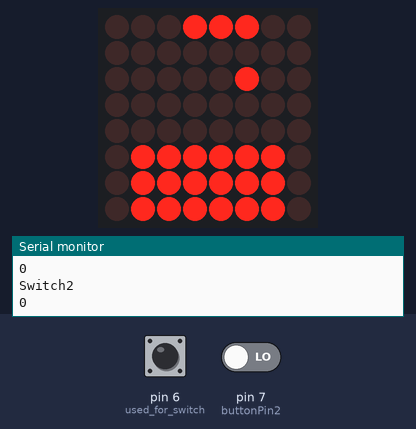
The sketch below on a simulated Arduino Uno, built with avr-gcc and run on an emulated ATmega328P. On the bench: 8×8 LED matrix, the last lines printed to the serial monitor. Inputs (shaded band) come from the test bench; at power-on: pin 6 (used_for_switch) LOW, pin 7 (buttonPin2) LOW.

Above: at 0.1 s.
At 5.1 s:
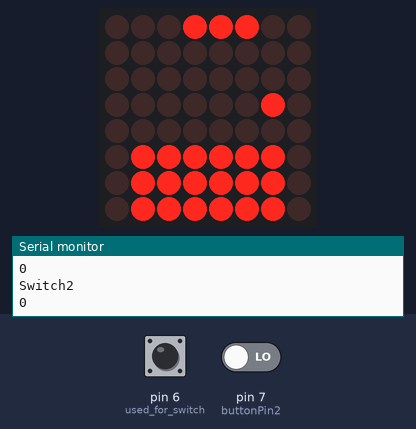
At 10.1 s:
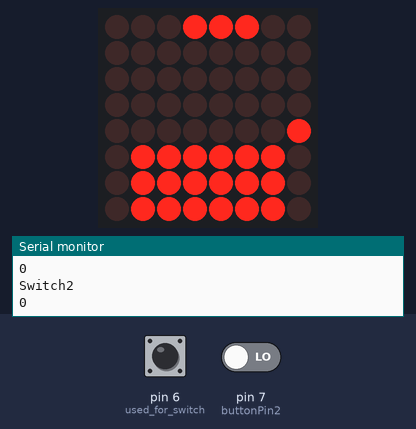
At 15.1 s:
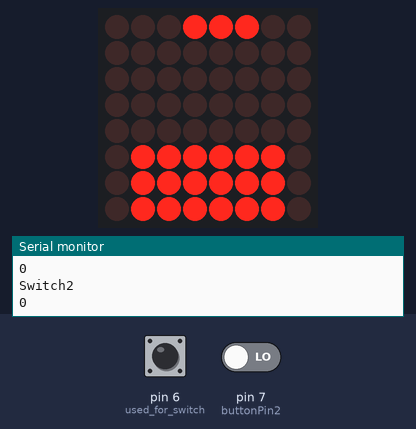
At 25.1 s:
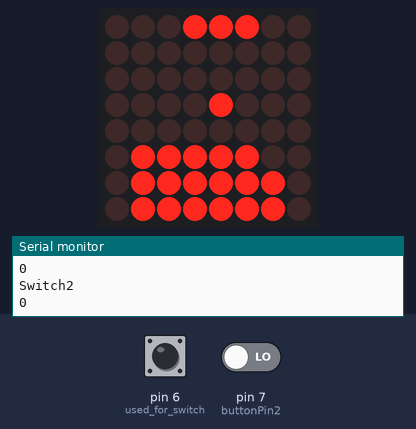
At 35.1 s:
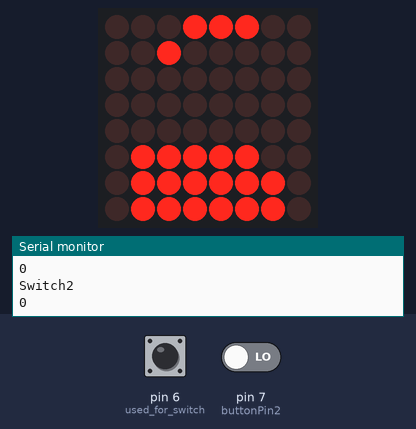

The sketch:

techriti.ino
```cpp
//We always have to include the library
#include <LedControl.h>

 int switch1;
 int switch2;

int lastButtonState1;
int lastButtonState2;
int buttonState;
int buttonPin1=6;
int buttonPin2=7;
// the current reading from the input pin
   // the previous reading from the input pin
int lastButtonState = LOW;
// the following variables are long's because the time, measured in miliseconds,
// will quickly become a bigger number than can be stored in an int.
long lastDebounceTime1 = 0;  // the last time the output pin was toggled
long debounceDelay1 = 50;    // the debounce time; increase if the output flickers

int debounceDelay;

int B_row=1;
int B_col=4;
int P_left=3 , P_right=5;
boolean ns = true;
boolean ew = true;
int Bricks[][8]={{0,0,0,0,0,0,0,0},
                 {0,0,0,0,0,0,0,0},
                 {0,0,0,0,0,0,0,0},
                 {0,0,0,0,0,0,0,0},
                 {0,0,0,0,0,0,0,0},
                 {0,1,1,1,1,1,1,0},
                 {0,1,1,1,1,1,1,0},
                 {0,1,1,1,1,1,1,0}};

int paddle[]={0,0,0,1,1,1,0,0};

int lastDebounceTime;
/*
 Now we need a LedControl to work with.
 ***** These pin numbers will probably not work with your hardware *****
 pin 12 is connected to the DataIn
 pin 11 is connected to the CLK
 pin 10 is connected to LOAD
 We have only a single MAX72XX.
 */
LedControl lc=LedControl(12,11,10,1);

/* we always wait a bit between updates of the display */
unsigned long delaytime=100;

void setup() {
  /*
   The MAX72XX is in power-saving mode on startup,
   we have to do a wakeup call
   */
  Serial.begin(9600);
  lc.shutdown(0,false);
  /* Set the brightness to a medium values */
  lc.setIntensity(0,8);
  /* and clear the display */
  lc.clearDisplay(0);
  for(int i=0;i<8;i++)
   for(int j=0;j<8;j++)
    if(Bricks[i][j]==1)
      lc.setLed(0,i,j,true);
  pinMode(7, INPUT);
  pinMode(6, INPUT);//used for switch
  for(int i=0;i<8;i++)
  if(paddle[i]==1)
  lc.setLed(0,0,i,true);
}

void movePaddle(int dir)
{
  /*
  if(dir==1 && P_right <7)
  {

    lc.setLed(0,0,P_left,false);
    lc.setLed(0,0,P_right+1,true);
    P_left++;P_right++;

  }*/

  if(dir==1 && P_right <7)
  {

    lc.setLed(0,0,P_left-1,true);
    lc.setLed(0,0,P_right,false);
    P_left--;P_right--;

  }else if(dir==-1 && P_left>0)
  {
    lc.setLed(0,0,P_left,false);
    lc.setLed(0,0,P_right+1,true);
    P_left++;P_right++;
  }

}
void moveball()
  {

    lc.setLed(0,B_row,B_col,false);
    if (ns == false && ew==false) // left means ew false
    {
      B_row--;
      B_col--;
    }

  else if (ns == false && ew == true)
    {
      B_row--;
      B_col++;
    }
   else if (ns == true && ew==false)
    {
      B_row++;
      B_col--;
    }

  else if (ns == true && ew == true)
    {
      B_row++;
      B_col++;
    }
     lc.setLed(0,B_row,B_col,true);
  }

 void Check()
 {
   if (B_row==0 || B_row==7)
   ns=!ns;
   else if(Bricks[B_row][B_col]==1)
   {ns=!ns;
   Bricks[B_row][B_col]=0;
   }
   if (B_col==0 || B_col==7)
   ew=!ew;


 }

 void debounce(int reading, int &lastButtonState,int dir)
{
  if (reading != lastButtonState) {
    // reset the debouncing timer
    lastDebounceTime = millis();
  }

  if ((millis() - lastDebounceTime) > debounceDelay) {
    // whatever the reading is at, it's been there for longer
    // than the debounce delay, so take it as the actual current state:

    // if the button state has changed:
    if (reading != buttonState) {
      buttonState = reading;

      // only toggle the LED if the new button state is HIGH
      if (buttonState == HIGH ) {
        movePaddle(dir);
      }
      lastButtonState = reading;
}
  }
}


 void loop()
 {  switch1 = digitalRead(7);Serial.println("Switch1");Serial.println(switch1);
 switch2 = digitalRead(6); Serial.println("Switch2");Serial.println(switch2);

 /*
 if (switch1==1)
 {movePaddle(-1);}
if(switch2==1)
{movePaddle(1);}
*/
    // read the state of the switch into a local variable:
 /*
  int left = digitalRead(buttonPin1);
  debounce(left,lastButtonState1,1);
  int right=digitalRead(buttonPin2);
  debounce(right,lastButtonState2,-1);
  */

   moveball();
  Check();
  delay(5000);
 }
```

Measured:
- what the display in image 1 shows lasts 5.0 s, from 5.0 s to 10.0 s
